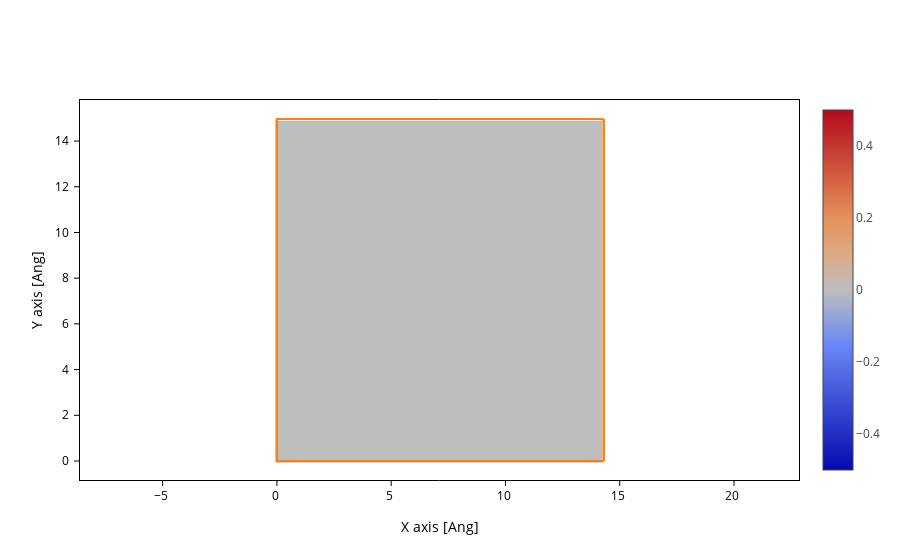

Notebook code for this chart:
### Code cell
grida = sisl.Grid((100, 100, 100), geometry=benzene)
gridb = sisl.Grid((100, 100, 100), geometry=benzene)
for eigen in eigenstates:
    if eigen.eig <= 1:
        if eigen.eig >=0:
            gridb.fill(0)
            wf = eigen.wavefunction(gridb)
            conj = gridb * gridb
            grida = grida + conj
grida.plot(axes='xy')

### Figure 1 — Plotly figure (JSON) as saved in the notebook; plotly's stock layout.template omitted (floating-point values rounded to 4 significant figures; data arrays with more than 128 entries replaced by an {"elided": "..."} marker saying what was removed)
{"data": [{"coloraxis": "coloraxis", "meta": {}, "name": "HEAT", "type": "heatmap", "x": [0, 0.143, 0.286, 0.429, 0.572, 0.715, 0.858, 1.001, 1.144, 1.287, 1.43, 1.573, 1.716, 1.859, 2.002, 2.145, 2.288, 2.431, 2.574, 2.717, 2.86, 3.003, 3.146, 3.289, 3.432, 3.575, 3.718, 3.861, 4.004, 4.147, 4.29, 4.433, 4.576, 4.719, 4.862, 5.005, 5.148, 5.291, 5.434, 5.577, 5.72, 5.863, 6.006, 6.149, 6.292, 6.435, 6.578, 6.721, 6.864, 7.007, 7.15, 7.293, 7.436, 7.579, 7.722, 7.865, 8.008, 8.151, 8.294, 8.437, 8.58, 8.723, 8.866, 9.009, 9.152, 9.295, 9.438, 9.581, 9.724, 9.867, 10.01, 10.15, 10.3, 10.44, 10.58, 10.72, 10.87, 11.01, 11.15, 11.3, 11.44, 11.58, 11.73, 11.87, 12.01, 12.15, 12.3, 12.44, 12.58, 12.73, 12.87, 13.01, 13.16, 13.3, 13.44, 13.58, 13.73, 13.87, 14.01, 14.16], "y": [0, 0.1496, 0.2993, 0.4489, 0.5986, 0.7482, 0.8979, 1.048, 1.197, 1.347, 1.496, 1.646, 1.796, 1.945, 2.095, 2.245, 2.394, 2.544, 2.694, 2.843, 2.993, 3.143, 3.292, 3.442, 3.592, 3.741, 3.891, 4.04, 4.19, 4.34, 4.489, 4.639, 4.789, 4.938, 5.088, 5.238, 5.387, 5.537, 5.687, 5.836, 5.986, 6.136, 6.285, 6.435, 6.584, 6.734, 6.884, 7.033, 7.183, 7.333, 7.482, 7.632, 7.782, 7.931, 8.081, 8.231, 8.38, 8.53, 8.68, 8.829, 8.979, 9.128, 9.278, 9.428, 9.577, 9.727, 9.877, 10.03, 10.18, 10.33, 10.48, 10.62, 10.77, 10.92, 11.07, 11.22, 11.37, 11.52, 11.67, 11.82, 11.97, 12.12, 12.27, 12.42, 12.57, 12.72, 12.87, 13.02, 13.17, 13.32, 13.47, 13.62, 13.77, 13.92, 14.07, 14.22, 14.37, 14.52, 14.67, 14.82], "z": {"elided": "100x100 int values"}, "zsmooth": false}, {"meta": {}, "mode": "lines", "name": "Unit cell", "type": "scatter", "x": [0, 0, 14.3, 14.3, 0, 0, null, 0, 0, 0, 14.3, 14.3, 0, null, 14.3, 14.3, null, 14.3, 14.3], "y": [0, 14.96, 14.96, 14.96, 14.96, 14.96, null, 14.96, 0, 0, 0, 0, 0, null, 14.96, 0, null, 14.96, 0]}], "layout": {"autosize": true, "scene": {"aspectmode": "data", "xaxis": {"title": {"text": "X axis [Ang]"}}, "yaxis": {"title": {"text": "Y axis [Ang]"}}}, "xaxis": {"autorange": true, "domain": [0, 1], "range": [-35.89, 50.11], "scaleanchor": "y", "scaleratio": 1, "title": {"text": "X axis [Ang]"}, "type": "linear"}, "yaxis": {"autorange": true, "domain": [0, 1], "range": [-0.8314, 15.8], "title": {"text": "Y axis [Ang]"}, "type": "linear"}}}
